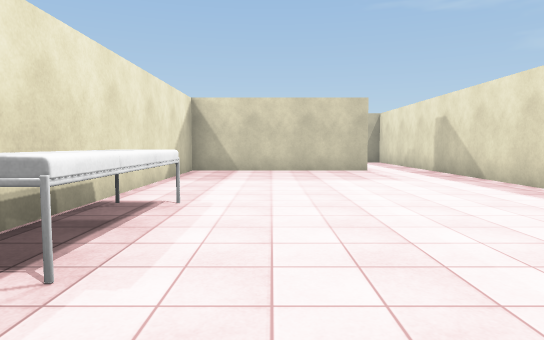
[1] (above)

24 first-person views from a walk through a scene from a Unity 3-D project. The camera is 1.4 m above the floor, tilts 4° down and sees 75° across. The floor is counted in squares, 2 m on a side. Each view is taken from the middle of a square. On the plan, view 1 faces up. The plan holds only what a view shows up to about 11 squares ahead; the rest is blank. The player character is not drawn. Surface patterns are stand-ins for the level's own textures.

[2]
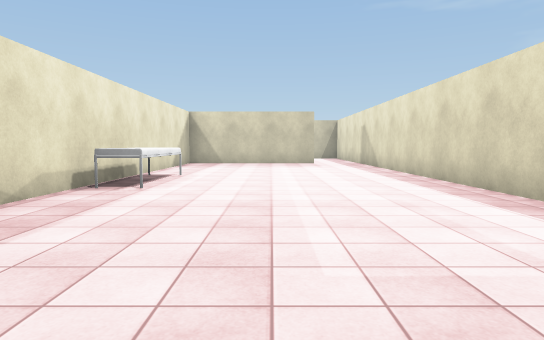

[3]
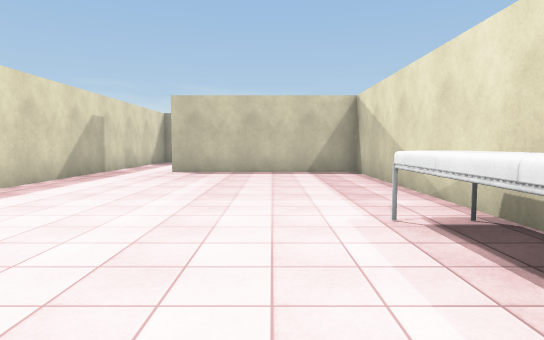

[4]
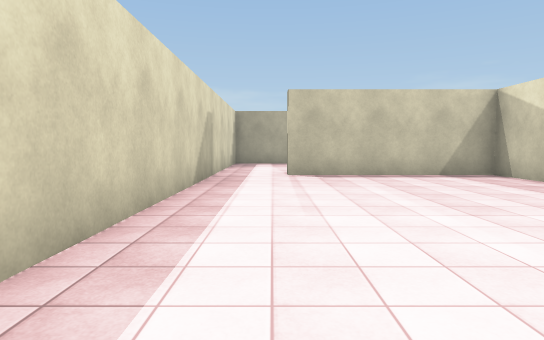

[5]
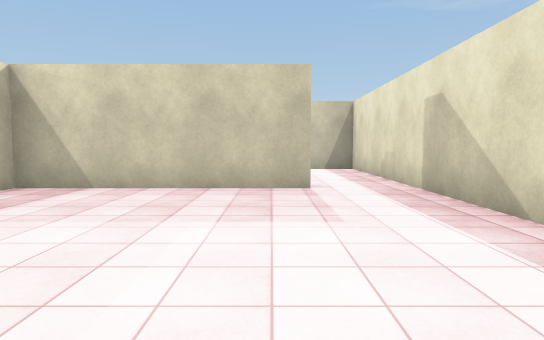

[6]
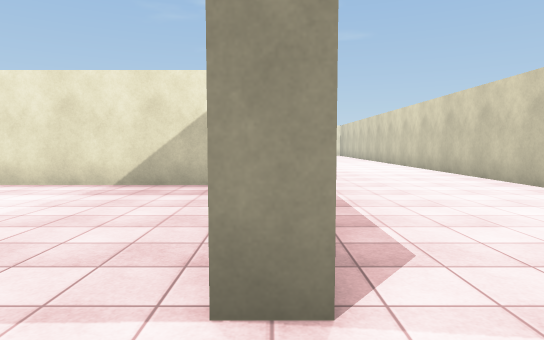

[7]
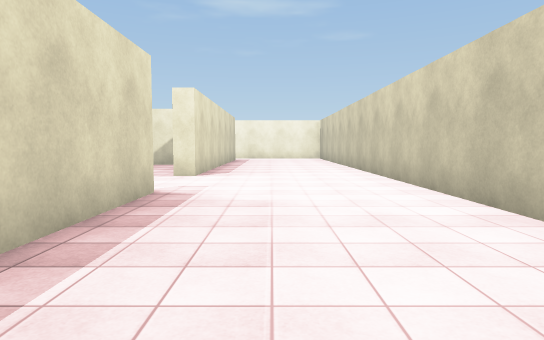

[8]
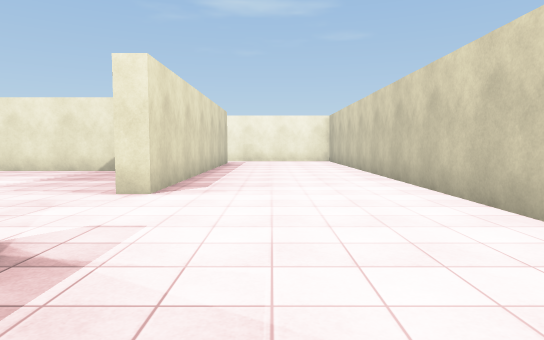

[9]
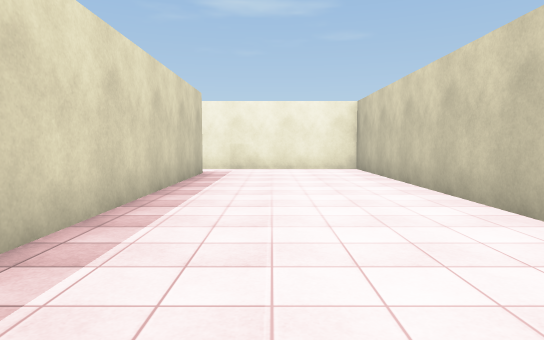

[10]
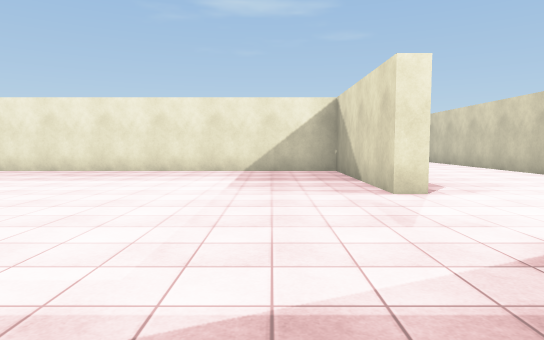

[11]
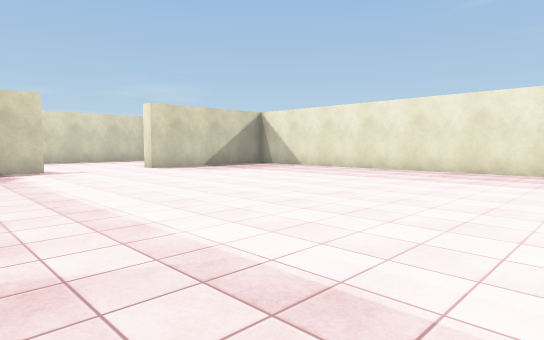

[12]
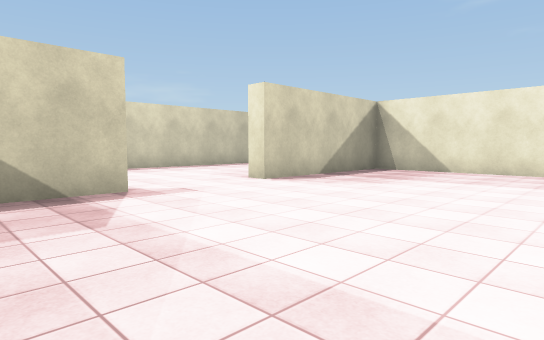

[13]
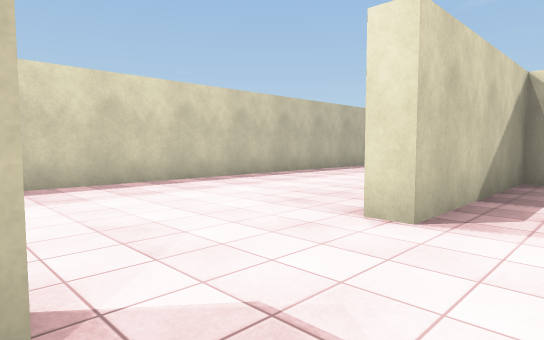

[14]
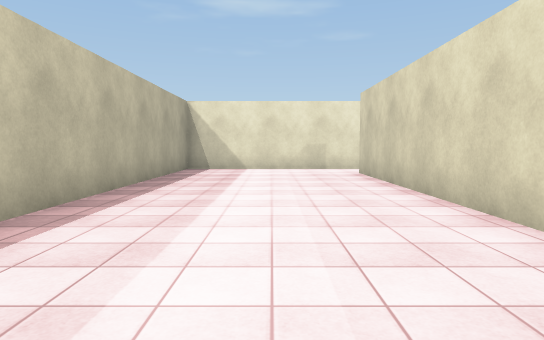

[15]
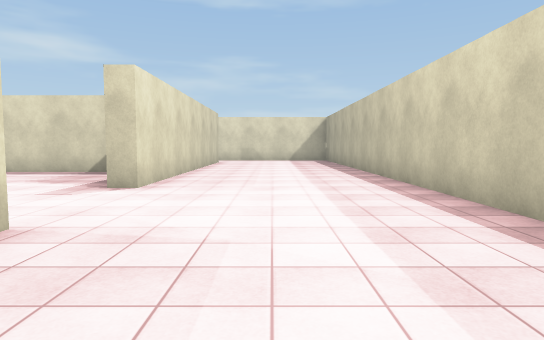

[16]
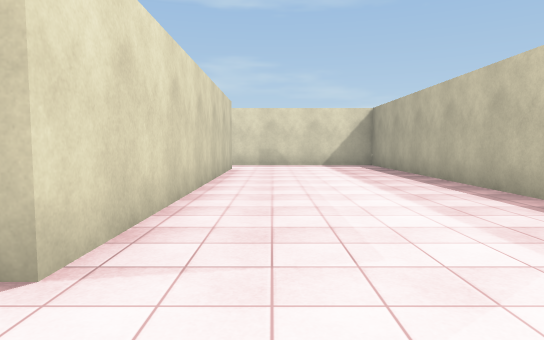

[17]
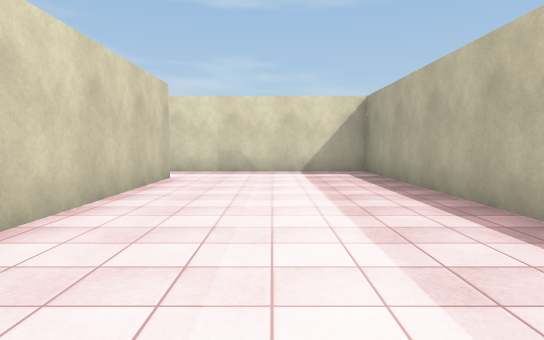

[18]
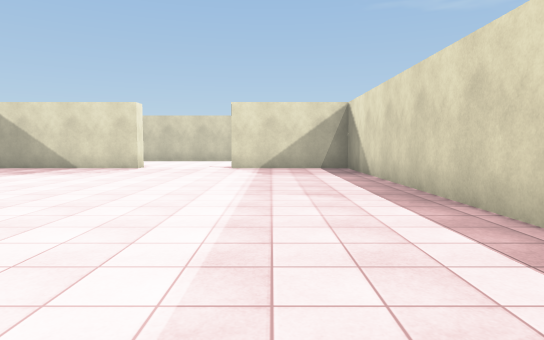

[19]
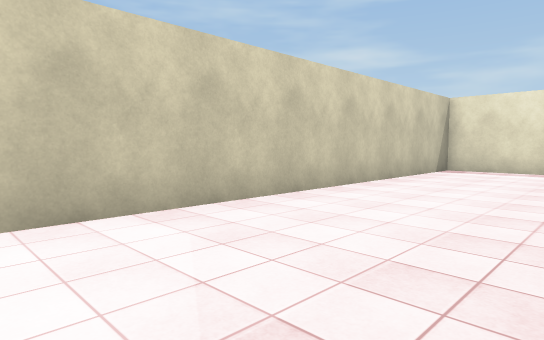

[20]
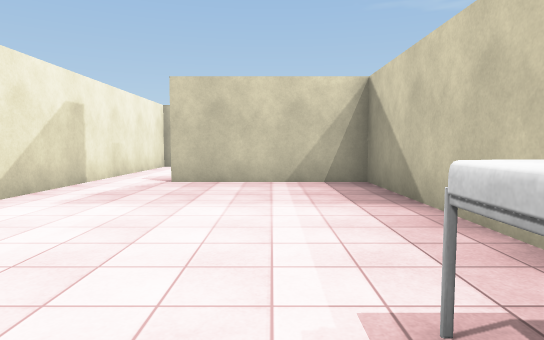

[21]
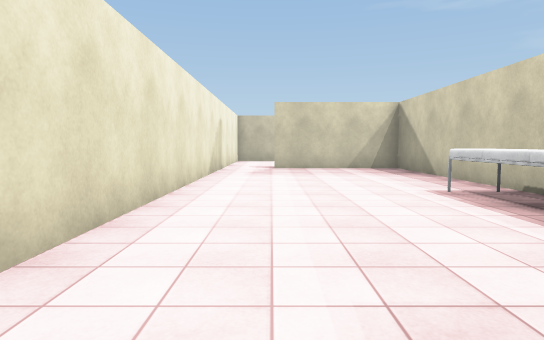

[22]
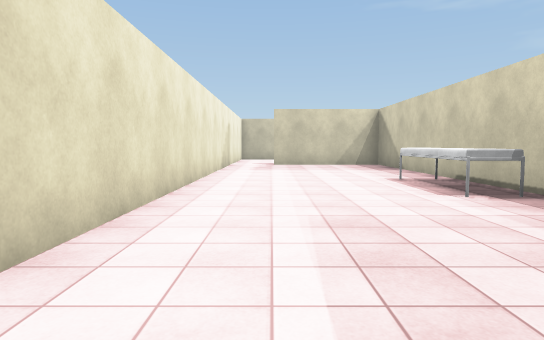

[23]
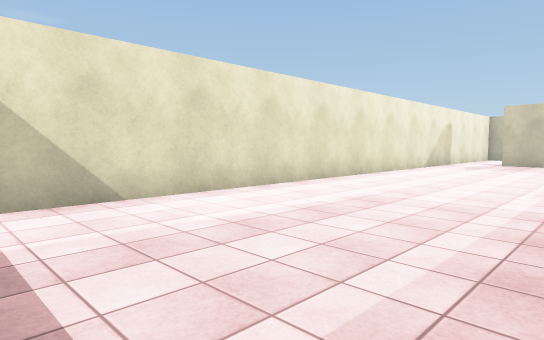

[24]
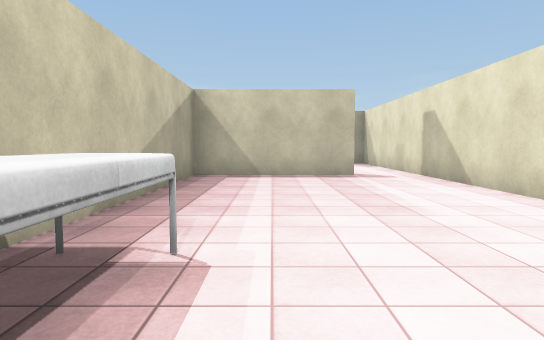

### Floor plan
Ten units are one square. View 1 is at (0, 0); x grows to the right and y downward. Boxes are objects, and circles mark ways between rooms. Rooms are numbered by the first view taken in them; rooms with no view inside come last. Other rooms are left out.
<svg viewBox="-200 -150 249 250">
<path fill="none" stroke="#000" d="M-22 -24 -22 43 26 43M44 45 44 -95M26 -98 -22 -98 -22 -36M-27 -19 -27 -98 -62 -98M-22 -36 -22 -24M-62 -103 -31 -103M-27 28 -27 0M-118 48 -179 48M-180 -103 -91 -103 -91 -98 -137 -98 -137 43 -91 43 -91 49M26 -104 26 -98M26 48 -62 48 -62 43 -46 43M44 -95 44 -145 -195 -145 -195 -105M-195 55 -195 95 44 95 44 45M-180 43 -142 43 -142 -98 -180 -98M-195 -105 -195 55"/>
<rect x="-25" y="-45" width="20" height="30" fill="#bbb"><title>bench</title></rect>
<rect x="-155" y="-45" width="10" height="30" fill="#bbb"><title>bench</title></rect>
<circle cx="-25" cy="-30" r="3" fill="#2a7"/>
<circle cx="35" cy="-100" r="3" fill="#2a7"/>
<circle cx="35" cy="50" r="3" fill="#2a7"/>
<circle cx="-185" cy="-100" r="3" fill="#2a7"/>
<circle cx="-185" cy="50" r="3" fill="#2a7"/>
<text x="10" y="-20">1</text>
<text x="-80" y="-30">2</text>
<text x="-170" y="-30">3</text>
</svg>
Room 1 opens to room 2. Room 2 opens to room 3.

Where each view was taken, in squares from view 1:
view 1: 0 up, 0 right, facing up
view 2: 4 down, 1 right, facing up
view 3: 5 up, 0 right, facing down
view 4: 4 up, 3 right, facing down
view 5: 4 up, 2 right, facing up
view 6: 10 up, 4 right, facing left
view 7: 12 up, 1 left, facing left
view 8: 12 up, 4 left, facing left
view 9: 12 up, 9 left, facing left
view 10: 8 up, 4 left, facing left
view 11: 6 up, 4 left, facing down-left
view 12: 1 up, 4 left, facing down-left
view 13: 3 down, 6 left, facing down-left
view 14: 7 down, 9 left, facing left
view 15: 7 down, 12 left, facing right
view 16: 6 down, 8 left, facing right
view 17: 7 down, 5 left, facing right
view 18: 1 down, 5 left, facing up
view 19: 11 up, 6 left, facing up-right
view 20: 3 up, 16 left, facing up
view 21: 1 down, 18 left, facing up
view 22: 3 down, 18 left, facing up
view 23: 4 down, 15 left, facing up-left
view 24: 4 up, 16 left, facing down
